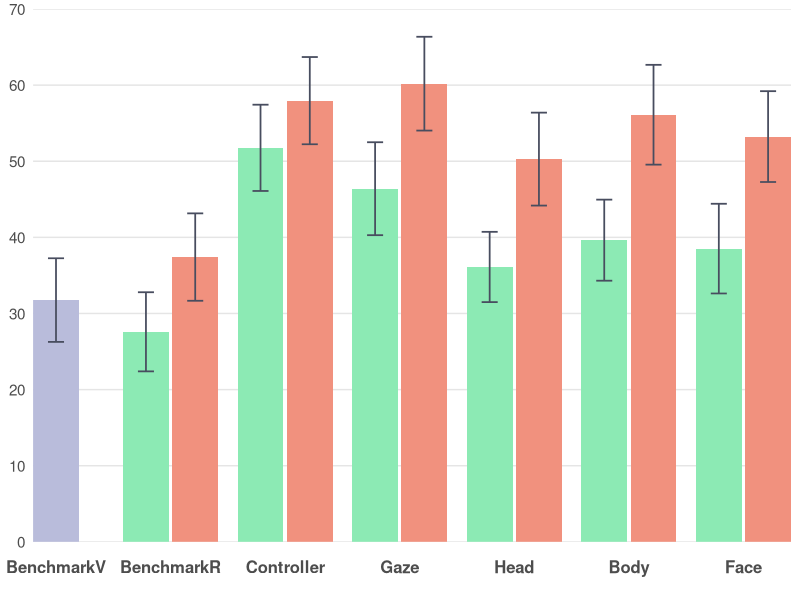
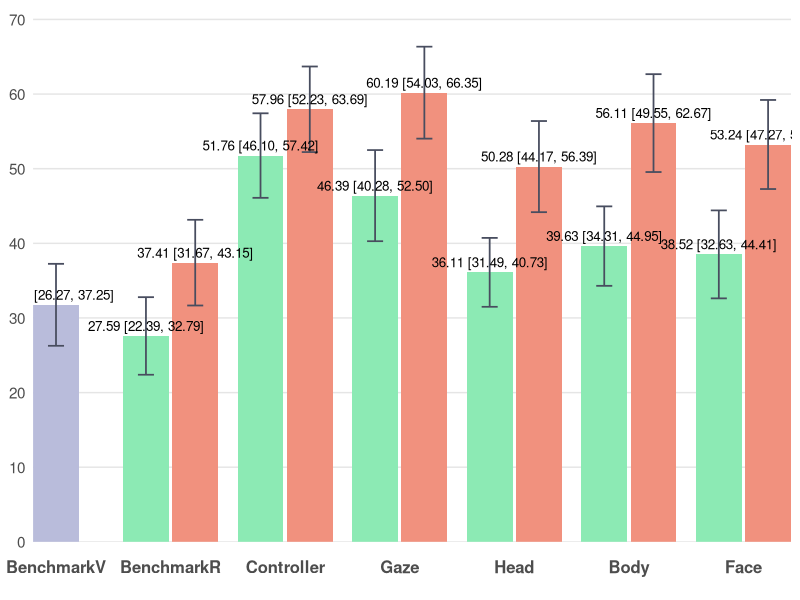

Reproduce these figures in R, in order.
# ================= Packages =================
if (!require(ggplot2)) install.packages("ggplot2")
library(ggplot2)

# ================= Data =================
# BenchmarkV: 31.76 (±14.71)
# BenchmarkR: Low 27.59 (±13.92), High 37.41 (±15.38)
# Controller: Low 51.76 (±15.17), High 57.96 (±15.35)
# Gaze: Low 46.39 (±16.35), High 60.19 (±16.50)
# Head: Low 36.11 (±12.36), High 50.28 (±16.35)
# Body: Low 39.63 (±14.26), High 56.11 (±17.56)
# Face: Low 38.52 (±15.78), High 53.24 (±15.98)

bench_mean <- 31.76
bench_sd <- 14.71

dat <- data.frame(
  Category = c("BenchmarkV",
               "BenchmarkR","BenchmarkR",
               "Controller","Controller",
               "Gaze","Gaze",
               "Head","Head",
               "Body","Body",
               "Face","Face"),
  slot     = c("C",
               "L","R",
               "L","R",
               "L","R",
               "L","R",
               "L","R",
               "L","R"),
  series   = c("BenchmarkV",
               "Low","High",
               "Low","High",
               "Low","High",
               "Low","High",
               "Low","High",
               "Low","High"),
  mean     = c(bench_mean,
               27.59, 37.41,      # BenchmarkR Low, High
               51.76, 57.96,      # Controller Low, High
               46.39, 60.19,      # Gaze Low, High
               36.11, 50.28,      # Head Low, High
               39.63, 56.11,      # Body Low, High
               38.52, 53.24),     # Face Low, High
  sd       = c(bench_sd,
               13.92, 15.38,      # BenchmarkR Low, High
               15.17, 15.35,      # Controller Low, High
               16.35, 16.50,      # Gaze Low, High
               12.36, 16.35,      # Head Low, High
               14.26, 17.56,      # Body Low, High
               15.78, 15.98),     # Face Low, High
  stringsAsFactors = FALSE
)

# 固定横轴顺序
dat$Category <- factor(dat$Category,
  levels = c("BenchmarkV","BenchmarkR","Controller","Gaze","Head","Body","Face"))
dat$slot   <- factor(dat$slot, levels = c("L","C","R"))
dat$series <- factor(dat$series, levels = c("Low","BenchmarkV","High"))

# ================= 手动定位（确保居中+相邻柱体有间距） =================
# 以每个类目的中心为整数(1,2,3,...)，在左右各偏移 delta；两柱宽度为 bar_w
group_w <- 0.8               # 每个类目总体占宽（<1 避免挤到相邻类目）
bar_w   <- group_w / 2       # 0.4  柱体宽度保持不变
delta   <- group_w / 4       # 0.2  基础偏移
gap     <- 0.03              # 相邻柱体间距（几个像素）

# 对于非BenchmarkV类别，L和R之间增加间距
offset_map <- c(L = -delta - gap/2, C = 0, R = +delta + gap/2)

x_base <- as.numeric(dat$Category)
dat$x  <- x_base + unname(offset_map[as.character(dat$slot)])

# ================= 配色方案 =================
col_low   <- "#8CEAB4"      # Low
col_high  <- "#F1917E"      # High
col_bench <- "#B9BCDB"      # BenchmarkV

err_col   <- "#484D5F"

theme_base <- theme_minimal(base_size = 13) +
  theme(
    legend.position    = "none",
    panel.background   = element_rect(fill = "#FFFFFF", color = NA),  # 白底
    plot.background    = element_rect(fill = "#FFFFFF", color = NA),  # 白底
    panel.grid.major   = element_blank(),  # 去除所有网格线
    panel.grid.minor   = element_blank(),  # 去除所有网格线
    panel.grid.major.x = element_blank(),
    panel.grid.minor.x = element_blank(),
    panel.grid.major.y = element_blank(),
    panel.grid.minor.y = element_blank(),
    axis.ticks.x       = element_blank(),  # 去除x轴刻度线（底部灰色竖线）
    axis.ticks.y       = element_blank(),  # 去除y轴刻度线（左侧竖着的刻度线）
    axis.line.x        = element_blank(),  # 去除x轴线（底部灰色竖线）
    axis.line.y        = element_blank(),  # 去除y轴线（左侧竖线）
    axis.text.x        = element_text(size = 12, face = "bold", 
                                       margin = margin(t = 10, b = 10)),  # 底部文字距离坐标轴更远
    axis.text.y        = element_text(size = 11),
    axis.title         = element_blank()
  )

# y 轴：从0开始，0-70，组间距10
y_top    <- 70
y_bottom <- 0
y_breaks <- seq(0, 70, by = 10)

# x 轴：用数值坐标，刻度放在每个类目中心
x_breaks <- seq_along(levels(dat$Category))
x_labels <- levels(dat$Category)

# ================= 95% 置信区间计算 =================
n <- 30  # 样本量
df <- n - 1  # 自由度 = 29
t_critical <- qt(0.975, df)  # t分布临界值（95% CI，双尾）
# 计算95% CI的误差范围
dat$ci_margin <- t_critical * (dat$sd / sqrt(n))

# ================= 图1：不带标注 =================
p1 <- ggplot(dat, aes(x = x, y = mean, fill = series)) +
  # 手动添加水平坐标线
  geom_hline(yintercept = y_breaks, color = "#E5E5E5", linewidth = 0.5) +
  geom_col(width = bar_w, position = "identity", colour = NA) +
  geom_errorbar(aes(ymin = mean - ci_margin, ymax = mean + ci_margin),
                width = bar_w * 0.35, color = err_col, linewidth = 0.6,
                position = "identity") +
  scale_fill_manual(values = c(Low = col_low, BenchmarkV = col_bench, High = col_high)) +
  scale_y_continuous(breaks = y_breaks, minor_breaks = NULL) +
  scale_x_continuous(breaks = x_breaks, labels = x_labels, expand = c(0, 0)) +
  coord_cartesian(ylim = c(y_bottom, y_top), expand = 0) +
  theme_base

# ================= 图2：带"均值 (95% CI)"标注 =================
lab_df <- transform(dat, label = sprintf("%.2f [%.2f, %.2f]", mean, 
                                          mean - ci_margin, mean + ci_margin))

p2 <- ggplot(dat, aes(x = x, y = mean, fill = series)) +
  # 手动添加水平坐标线
  geom_hline(yintercept = y_breaks, color = "#E5E5E5", linewidth = 0.5) +
  geom_col(width = bar_w, position = "identity", colour = NA) +
  geom_errorbar(aes(ymin = mean - ci_margin, ymax = mean + ci_margin),
                width = bar_w * 0.35, color = err_col, linewidth = 0.6,
                position = "identity") +
  geom_text(data = lab_df, aes(label = label),
            vjust = -0.5, size = 3.4, position = "identity") +
  scale_fill_manual(values = c(Low = col_low, BenchmarkV = col_bench, High = col_high)) +
  scale_y_continuous(breaks = y_breaks, minor_breaks = NULL) +
  scale_x_continuous(breaks = x_breaks, labels = x_labels, expand = c(0, 0)) +
  coord_cartesian(ylim = c(y_bottom, y_top * 1.02), expand = 0) +
  theme_base

# 保存文件（确保目录存在）
if (!dir.exists("no_labels")) dir.create("no_labels", recursive = TRUE)
if (!dir.exists("with_labels")) dir.create("with_labels", recursive = TRUE)
ggsave("no_labels/WR_no_labels.png", p1, width = 8, height = 3.57, dpi = 300, bg = "white")
ggsave("with_labels/WR_with_labels.png", p2, width = 8, height = 3.91, dpi = 300, bg = "white")
